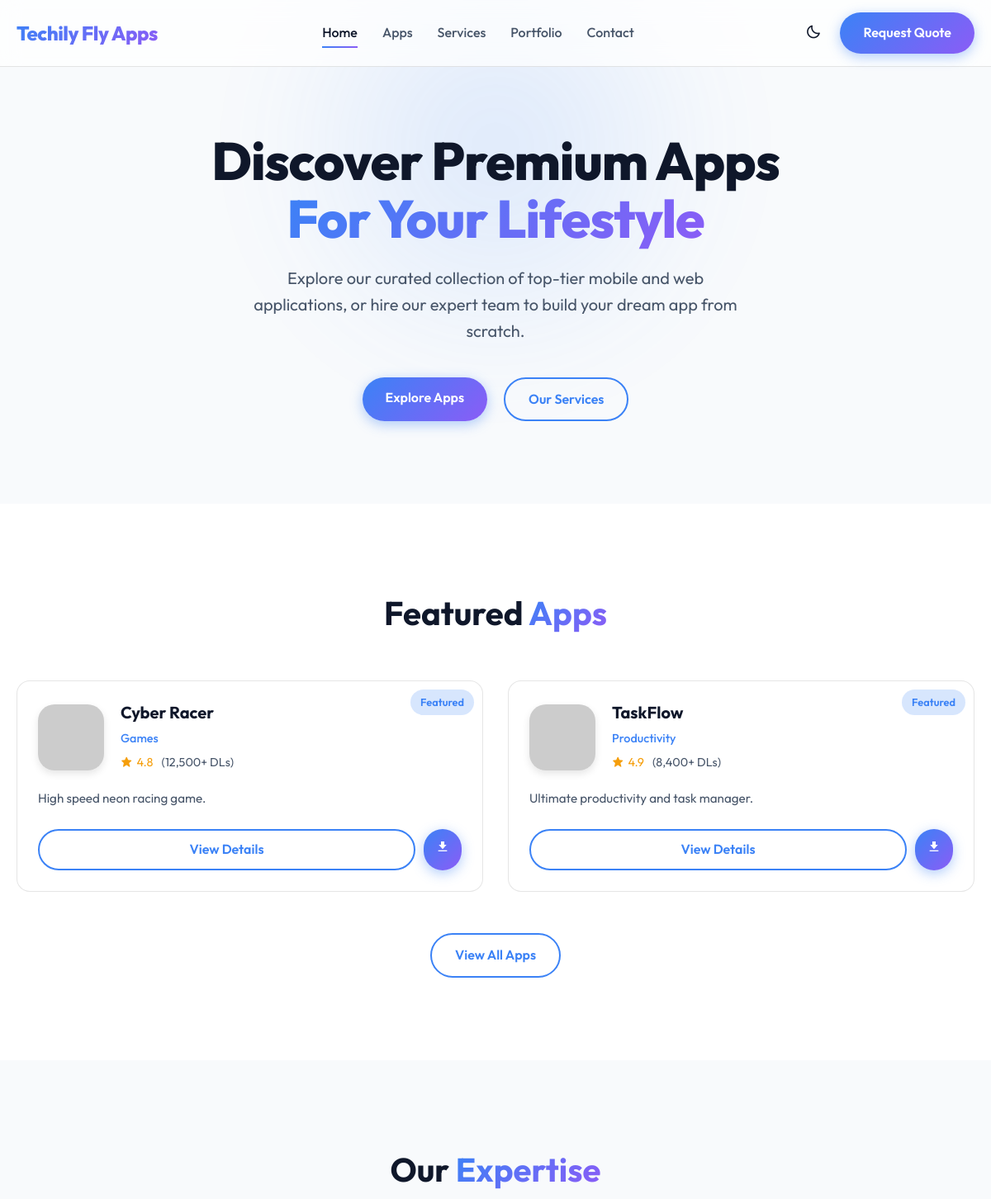
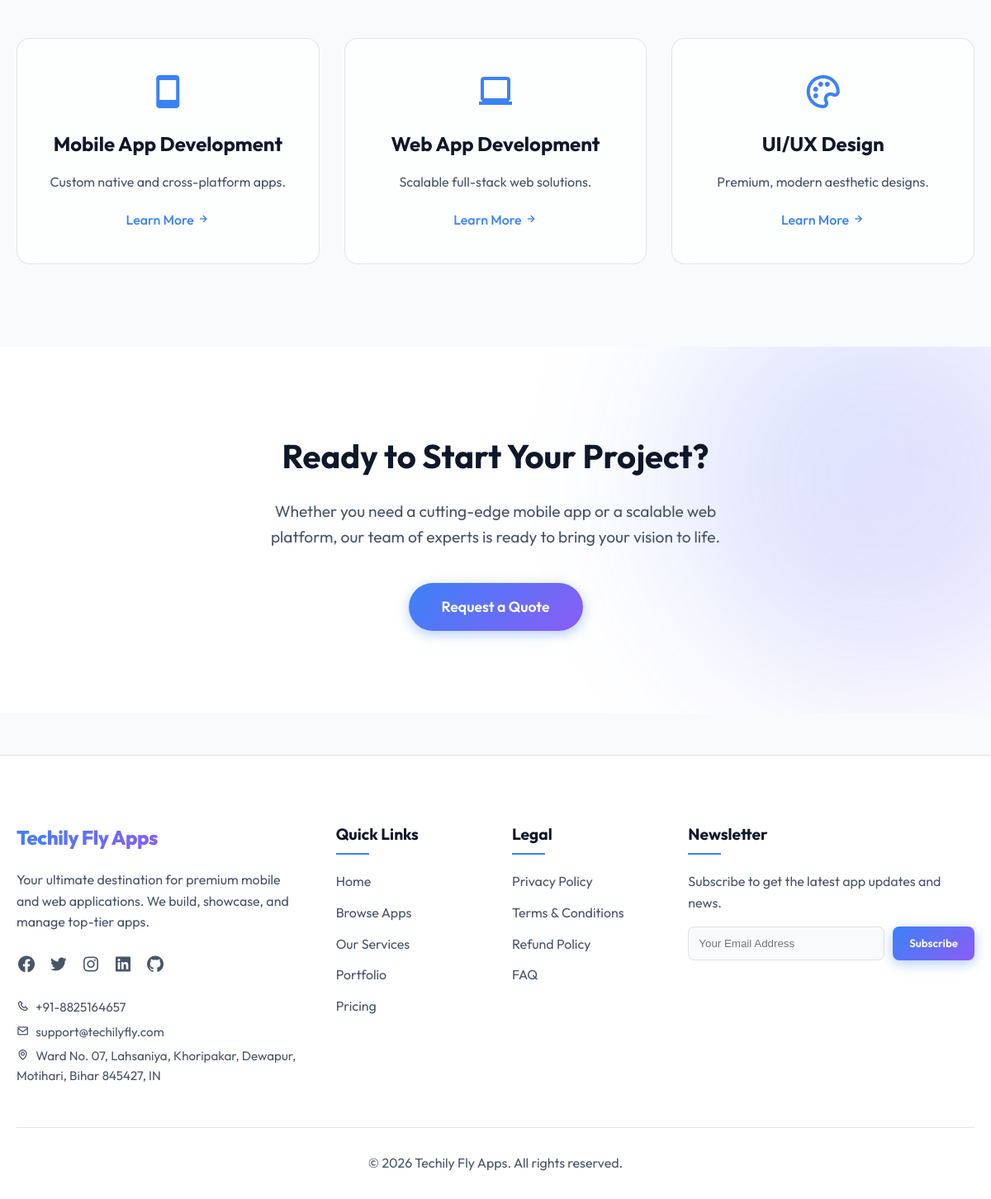
The page / on the database its author committed (2 pictures, top to bottom).
### tables this page shows
CREATE TABLE IF NOT EXISTS website_settings (
    id INT AUTO_INCREMENT PRIMARY KEY,
    site_name VARCHAR(255) NOT NULL,
    logo_url VARCHAR(255),
    contact_email VARCHAR(255),
    contact_phone VARCHAR(50),
    contact_address TEXT,
    social_facebook VARCHAR(255),
    social_twitter VARCHAR(255),
    social_instagram VARCHAR(255),
    social_linkedin VARCHAR(255),
    social_github VARCHAR(255),
    primary_color VARCHAR(50) DEFAULT '#007bff'
);

CREATE TABLE IF NOT EXISTS apps (
    id INT AUTO_INCREMENT PRIMARY KEY,
    category_id INT,
    name VARCHAR(255) NOT NULL,
    slug VARCHAR(255) NOT NULL UNIQUE,
    developer VARCHAR(255),
    version VARCHAR(50),
    logo_url VARCHAR(255),
    banner_url VARCHAR(255),
    description TEXT,
    requirements TEXT,
    play_store_link VARCHAR(255),
    app_store_link VARCHAR(255),
    indus_store_link VARCHAR(255),
    apk_download_link VARCHAR(255),
    rating DECIMAL(3, 2) DEFAULT 0.00,
    downloads INT DEFAULT 0,
    is_featured BOOLEAN DEFAULT FALSE,
    status ENUM('published', 'draft') DEFAULT 'published',
    publish_date DATE NULL DEFAULT NULL,
    app_update_date DATE NULL DEFAULT NULL,
    created_at TIMESTAMP DEFAULT CURRENT_TIMESTAMP,
    updated_at TIMESTAMP DEFAULT CURRENT_TIMESTAMP ON UPDATE CURRENT_TIMESTAMP,
    FOREIGN KEY (category_id) REFERENCES app_categories(id) ON DELETE SET NULL
);

CREATE TABLE IF NOT EXISTS app_categories (
    id INT AUTO_INCREMENT PRIMARY KEY,
    name VARCHAR(255) NOT NULL,
    slug VARCHAR(255) NOT NULL UNIQUE,
    description TEXT,
    icon VARCHAR(100),
    status ENUM('active', 'inactive') DEFAULT 'active'
);

CREATE TABLE IF NOT EXISTS services (
    id INT AUTO_INCREMENT PRIMARY KEY,
    name VARCHAR(255) NOT NULL,
    slug VARCHAR(255) NOT NULL UNIQUE,
    icon VARCHAR(100),
    description TEXT,
    status ENUM('active', 'inactive') DEFAULT 'active'
);

### includes/helpers/functions.php (called while the page is built, shortened)
<?php
function get_website_settings($pdo) {
    $stmt = $pdo->query("SELECT * FROM website_settings LIMIT 1");
    return $stmt->fetch();
}
function get_featured_apps($pdo, $limit = 6) {
    $stmt = $pdo->prepare("SELECT a.*, c.name as category_name FROM apps a LEFT JOIN app_categories c ON a.category_id = c.id WHERE a.is_featured = TRUE AND a.status = 'published' ORDER BY a.created_at DESC LIMIT :limit");
    $stmt->bindValue(':limit', $limit, PDO::PARAM_INT);
    $stmt->execute();
    return $stmt->fetchAll();
}
function get_all_services($pdo) {
    $stmt = $pdo->query("SELECT * FROM services WHERE status = 'active'");
    return $stmt->fetchAll();
}

### index.php (the view)
<?php
require_once __DIR__ . '/templates/header.php';
$featured_apps = get_featured_apps($pdo);
$services = get_all_services($pdo);
?>
<section class="hero">
    <div class="container">
        <h1>Discover Premium Apps <br> <span class="text-gradient">For Your Lifestyle</span></h1>
        <p>Explore our curated collection of top-tier mobile and web applications, or hire our expert team to build your dream app from scratch.</p>
        <div class="hero-btns">
            <a href="<?= BASE_URL ?>modules/apps/index.php" class="btn btn-primary">Explore Apps</a>
            <a href="<?= BASE_URL ?>services.php" class="btn btn-outline">Our Services</a>
        </div>
    </div>
</section>
<section class="section bg-alt" id="featured-apps">
    <div class="container">
        <h2 class="section-title">Featured <span class="text-gradient">Apps</span></h2>
        <div class="grid">
            <?php if (count($featured_apps) > 0): ?>
                <?php foreach ($featured_apps as $app): ?>
                    <div class="app-card">
                        <?php if ($app['is_featured']): ?>
                            <div style="position: absolute; top: 10px; right: 10px;" class="badge">Featured</div>
                        <?php endif; ?>
                        <div class="app-header">
                            <img src="<?= htmlspecialchars($app['logo_url']) ?>" alt="<?= htmlspecialchars($app['name']) ?> Logo" class="app-logo">
                            <div class="app-info">
                                <h3><?= htmlspecialchars($app['name']) ?></h3>
                                <span class="app-category"><?= htmlspecialchars($app['category_name']) ?></span>
                                <div class="app-rating">
                                    <i class='bx bxs-star'></i> <?= number_format($app['rating'], 1) ?>
                                    <span style="color: var(--text-secondary); margin-left: 5px;">(<?= number_format($app['downloads']) ?>+ DLs)</span>
                                </div>
                            </div>
                        </div>
                        <p class="app-desc">
                            <?= htmlspecialchars($app['description']) ?>
                        </p>
                        <div style="display: flex; gap: 10px;">
                            <a href="<?= BASE_URL ?>modules/apps/details.php/<?= $app['slug'] ?>" class="btn btn-outline" style="flex: 1; text-align: center; padding: 10px;">View Details</a>
                            <a href="<?= htmlspecialchars($app['apk_download_link'] ?? '#') ?>" class="btn btn-primary" style="padding: 10px 15px;" target="_blank"><i class='bx bxs-download'></i></a>
                        </div>
                    </div>
                <?php endforeach; ?>
            <?php else: ?>
                <p style="text-align: center; grid-column: 1 / -1; color: var(--text-secondary);">No featured apps found.</p>
            <?php endif; ?>
        </div>
        <div style="text-align: center; margin-top: 50px;">
            <a href="<?= BASE_URL ?>modules/apps/index.php" class="btn btn-outline">View All Apps</a>
        </div>
    </div>
</section>
<section class="section" id="services">
    <div class="container">
        <h2 class="section-title">Our <span class="text-gradient">Expertise</span></h2>
        <div class="grid">
            <?php if (count($services) > 0): ?>
                <?php foreach ($services as $service): ?>
                    <div class="service-card">
                        <i class='bx <?= htmlspecialchars($service['icon']) ?> service-icon'></i>
                        <h3><?= htmlspecialchars($service['name']) ?></h3>
                        <p><?= htmlspecialchars($service['description']) ?></p>
                        <a href="<?= BASE_URL ?>services.php" style="color: var(--accent-primary); font-weight: 500; display: inline-block; margin-top: 20px;">Learn More <i class='bx bx-right-arrow-alt'></i></a>
                    </div>
                <?php endforeach; ?>
            <?php else: ?>
                <p style="text-align: center; grid-column: 1 / -1; color: var(--text-secondary);">No services found.</p>
            <?php endif; ?>
        </div>
    </div>
</section>
<section class="section bg-alt" style="position: relative; overflow: hidden;">
    <div style="position: absolute; right: -10%; top: -20%; width: 500px; height: 500px; background: var(--accent-gradient); filter: blur(100px); opacity: 0.2; border-radius: 50%;"></div>
    <div class="container" style="text-align: center; position: relative; z-index: 2;">
        <h2 class="section-title" style="margin-bottom: 20px;">Ready to Start Your Project?</h2>
        <p style="color: var(--text-secondary); max-width: 600px; margin: 0 auto 40px; font-size: 1.2rem;">
            Whether you need a cutting-edge mobile app or a scalable web platform, our team of experts is ready to bring your vision to life.
        </p>
        <a href="<?= BASE_URL ?>contact.php" class="btn btn-primary" style="font-size: 1.1rem; padding: 15px 40px;">Request a Quote</a>
    </div>
</section>
<?php require_once __DIR__ . '/templates/footer.php'; ?>

### templates/header.php (shortened to what this page needs)
<?php
require_once __DIR__ . '/../includes/helpers/functions.php';
$pdo = getDBConnection();
$settings = get_website_settings($pdo);
$current_page = basename($_SERVER['PHP_SELF'], ".php");
?>
<!DOCTYPE html>
<html lang="en" data-theme="dark">
<head>
    <link href='https://unpkg.com/boxicons@2.1.4/css/boxicons.min.css' rel='stylesheet'>
    <link rel="stylesheet" href="<?= BASE_URL ?>assets/css/index.css">
</head>
<body>
<header class="header">
    <div class="container">
        <a href="<?= BASE_URL ?>index.php" class="logo">
            <?= htmlspecialchars($settings['site_name'] ?? 'Techily Fly Apps') ?>
        </a>
        <nav class="nav-links">
            <a href="<?= BASE_URL ?>index.php" class="<?= $current_page == 'index' ? 'active' : '' ?>">Home</a>
            <a href="<?= BASE_URL ?>modules/apps/index.php" class="<?= $current_page == 'apps' || $current_page == 'details' ? 'active' : '' ?>">Apps</a>
            <a href="<?= BASE_URL ?>services.php" class="<?= $current_page == 'services' ? 'active' : '' ?>">Services</a>
            <a href="<?= BASE_URL ?>page.php/portfolio" class="<?= $current_page == 'page' && ($_GET['slug'] ?? '') == 'portfolio' ? 'active' : '' ?>">Portfolio</a>
            <a href="<?= BASE_URL ?>contact.php" class="<?= $current_page == 'contact' ? 'active' : '' ?>">Contact</a>
        </nav>
        <div class="header-actions">
            <button id="theme-toggle" class="theme-toggle">
            </button>
            <a href="<?= BASE_URL ?>contact.php" class="btn btn-primary">Request Quote</a>
        </div>
    </div>
</header>

### templates/footer.php (shortened to what this page needs)
<footer class="footer">
    <div class="container">
        <div class="footer-grid">
            <div class="footer-col">
                <a href="<?= BASE_URL ?>index.php" class="logo" style="margin-bottom: 20px; display: inline-block;">
                    <?= htmlspecialchars($settings['site_name'] ?? 'Techily Fly Apps') ?>
                </a>
                <p style="color: var(--text-secondary); margin-bottom: 20px;">
                    Your ultimate destination for premium mobile and web applications. We build, showcase, and manage top-tier apps.
                </p>
                <div style="display: flex; gap: 15px; font-size: 1.5rem;">
                    <?php if (!empty($settings['social_facebook'])): ?>
                        <a href="<?= htmlspecialchars($settings['social_facebook']) ?>" target="_blank" style="color: var(--text-secondary);"><i class='bx bxl-facebook-circle'></i></a>
                    <?php endif; ?>
                    <?php if (!empty($settings['social_twitter'])): ?>
                        <a href="<?= htmlspecialchars($settings['social_twitter']) ?>" target="_blank" style="color: var(--text-secondary);"><i class='bx bxl-twitter'></i></a>
                    <?php endif; ?>
                    <?php if (!empty($settings['social_instagram'])): ?>
                        <a href="<?= htmlspecialchars($settings['social_instagram']) ?>" target="_blank" style="color: var(--text-secondary);"><i class='bx bxl-instagram'></i></a>
                    <?php endif; ?>
                    <?php if (!empty($settings['social_linkedin'])): ?>
                        <a href="<?= htmlspecialchars($settings['social_linkedin']) ?>" target="_blank" style="color: var(--text-secondary);"><i class='bx bxl-linkedin-square'></i></a>
                    <?php endif; ?>
                    <?php if (!empty($settings['social_github'])): ?>
                        <a href="<?= htmlspecialchars($settings['social_github']) ?>" target="_blank" style="color: var(--text-secondary);"><i class='bx bxl-github'></i></a>
                    <?php endif; ?>
                </div>
                <div style="margin-top: 20px; color: var(--text-secondary); font-size: 0.95rem;">
                    <?php if (!empty($settings['contact_phone'])): ?>
                        <p style="margin-bottom: 5px;"><i class='bx bx-phone' style="margin-right: 5px;"></i> <?= htmlspecialchars($settings['contact_phone']) ?></p>
                    <?php endif; ?>
                    <?php if (!empty($settings['contact_email'])): ?>
                        <p style="margin-bottom: 5px;"><i class='bx bx-envelope' style="margin-right: 5px;"></i> <?= htmlspecialchars($settings['contact_email']) ?></p>
                    <?php endif; ?>
                    <?php if (!empty($settings['contact_address'])): ?>
                        <p><i class='bx bx-map' style="margin-right: 5px;"></i> <?= htmlspecialchars($settings['contact_address']) ?></p>
                    <?php endif; ?>
                </div>
            </div>
            <div class="footer-col">
                <h4>Quick Links</h4>
                <ul class="footer-links">
                    <li><a href="<?= BASE_URL ?>index.php">Home</a></li>
                    <li><a href="<?= BASE_URL ?>modules/apps/index.php">Browse Apps</a></li>
                    <li><a href="<?= BASE_URL ?>services.php">Our Services</a></li>
                    <li><a href="<?= BASE_URL ?>page.php/portfolio">Portfolio</a></li>
                    <li><a href="<?= BASE_URL ?>page.php/pricing">Pricing</a></li>
                </ul>
            </div>
            <div class="footer-col">
                <h4>Legal</h4>
                <ul class="footer-links">
                    <li><a href="<?= BASE_URL ?>page.php/privacy-policy">Privacy Policy</a></li>
                    <li><a href="<?= BASE_URL ?>page.php/terms-conditions">Terms & Conditions</a></li>
                    <li><a href="<?= BASE_URL ?>page.php/refund-policy">Refund Policy</a></li>
                    <li><a href="<?= BASE_URL ?>page.php/faq">FAQ</a></li>
                </ul>
            </div>
            <div class="footer-col">
                <h4>Newsletter</h4>
                <p style="color: var(--text-secondary); margin-bottom: 15px;">Subscribe to get the latest app updates and news.</p>
                <form onsubmit="event.preventDefault(); alert('Thank you for subscribing!'); this.reset();" style="display: flex; gap: 10px;">
                    <input type="email" placeholder="Your Email Address" style="padding: 12px; border-radius: 8px; border: 1px solid var(--glass-border); background: var(--bg-primary); color: var(--text-primary); flex: 1; outline: none;">
                    <button type="submit" class="btn btn-primary" style="padding: 12px 20px; border-radius: 8px;">Subscribe</button>
                </form>
            </div>
        </div>
        <div class="footer-bottom">
            <p>&copy; <?= date('Y') ?> <?= htmlspecialchars($settings['site_name'] ?? 'Techily Fly Apps') ?>. All rights reserved.</p>
        </div>
    </div>
</footer>
</body>
</html>

### rows shown on the page
website_settings: site_name "Techily Fly Apps", contact_phone "+91-8825164657", contact_email "support@techilyfly.com", contact_address "Ward No. 07, Lahsaniya, Khoripakar, Dewapur, Motihari, Bihar 845427, IN"
apps: is_featured "Featured", name "Cyber Racer", category.name "Games", rating "4.8", downloads "12,500", description "High speed neon racing game."
apps: is_featured "Featured", name "TaskFlow", category.name "Productivity", rating "4.9", downloads "8,400", description "Ultimate productivity and task manager."
services: name "Mobile App Development", description "Custom native and cross-platform apps."
services: name "Web App Development", description "Scalable full-stack web solutions."
services: name "UI/UX Design", description "Premium, modern aesthetic designs."
